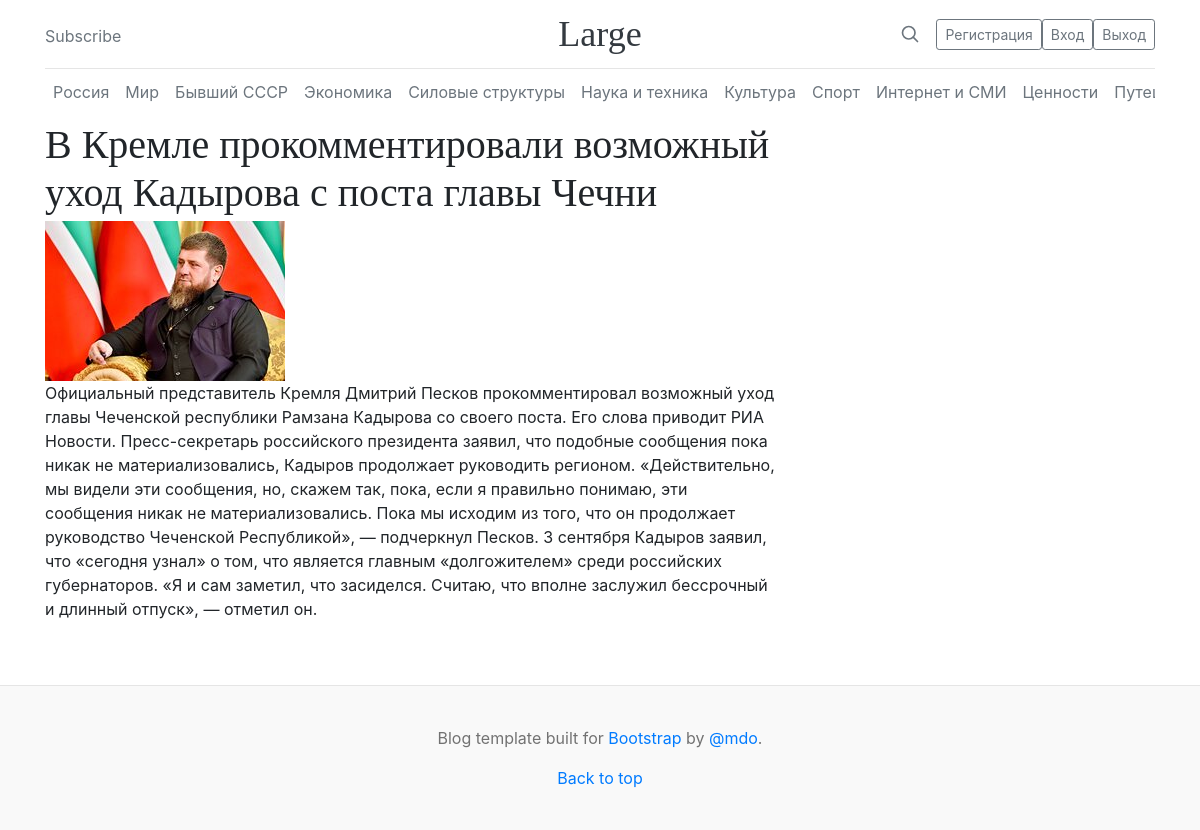
Page /posts/39 on the committed database.
### blog/models.py (models this page shows, shortened)
class Post(models.Model):
    RUSSIA = '1'
    WORLD = '2'
    EX_USSR = '3'
    ECONOMY = '4'
    FORCE_STRUCTURES = '5'
    SCIENCE_AND_TECHNOLOGY = '6'
    CULTURE = '7'
    SPORT = '8'
    INTERNET_AND_MASS_MEDIA = '9'
    VALUES = '10'
    TRAVELS = '11'
    FROM_THE_LIFE = '12'
    CATEGORY = (
        (None, 'Выберите категорию'),
        (RUSSIA, 'Россия'),
        (WORLD, 'Мир'),
        (EX_USSR, 'Бывший СССР'),
        (ECONOMY, 'Экономика'),
        (FORCE_STRUCTURES, 'Силовые структуры'),
        (SCIENCE_AND_TECHNOLOGY, 'Наука и техника'),
        (CULTURE, 'Культура'),
        (SPORT, 'Спорт'),
        (INTERNET_AND_MASS_MEDIA, 'Интернет и СМИ'),
        (VALUES, 'Ценности'),
        (TRAVELS, 'Путешествия'),
        (FROM_THE_LIFE, 'Из жизни')
    )
    title = models.CharField(verbose_name='Название статьи', max_length=100)
    content = models.TextField(verbose_name='Содержание статьи')
    image = models.ImageField(
        verbose_name='Фото',
        upload_to='%Y/%m/%d/',
        blank=True
    )
    publication_date = models.DateTimeField(
        verbose_name='Дата публикации',
        default=timezone.now
    )
    owner = models.ForeignKey(User, on_delete=models.CASCADE, verbose_name='Автор')
    category = models.CharField(
        max_length=2,
        choices=CATEGORY
    )
    slug = models.SlugField(unique=True)
    class Meta:
        ordering = ['-publication_date']

### blog/views.py (the view)
# urls.py: path('posts/<int:post_id>', views.post_detail, name='post_detail'),
def post_detail(request, post_id):
    post = get_object_or_404(Post, id=post_id)
    context = {
        'post': post
    }
    return render(
        request,
        'blog/post_detail.html',
        context
    )

### blog/templates/blog/post_detail.html
{% extends "blog/base.html" %}
{% block content %}
<div class="row g-5">
    <div class="col-md-8">
        <article class="blog-post">
            <h2 class="blog-post-title mb-1">{{ post.title }}</h2>
            {% if post.image %}
                <img src="{{ post.image.url }}" alt="">
            {% endif %}
            <p>{{ post.content }}</p>
        </article>
    </div>
</div>
{% endblock content%}

### blog/static/blog/blog.css (style rules this page uses)
h1, h2, h3, h4, h5, h6 { font-family: "Playfair Display", Georgia, "Times New Roman", serif; }
.blog-post { margin-bottom: 4rem; }
.blog-post-title { font-size: 2.5rem; }

### rows in the picture
Post: title "В Кремле прокомментировали возможный уход Кадырова с поста главы Чечни", image (picture), content "Официальный представитель Кремля Дмитрий Песков прокомментировал возможный уход главы Чеченской республики Рамзана Кадырова со своего поста. Его слова приводит РИА Новости. Пресс-секретарь российского президента заявил, что подобные сообщения пока никак не материализовались, Кадыров продолжает руководить регионом. «Действительно, мы видели эти сообщения, но, скажем так, пока, если я правильно понимаю, эти сообщения никак не материализовались. Пока мы исходим из того, что он продолжает руководство Чеченской Республикой», — подчеркнул Песков. 3 сентября Кадыров заявил, что «сегодня узнал» о том, что является главным «долгожителем» среди российских губернаторов. «Я и сам заметил, что…"
